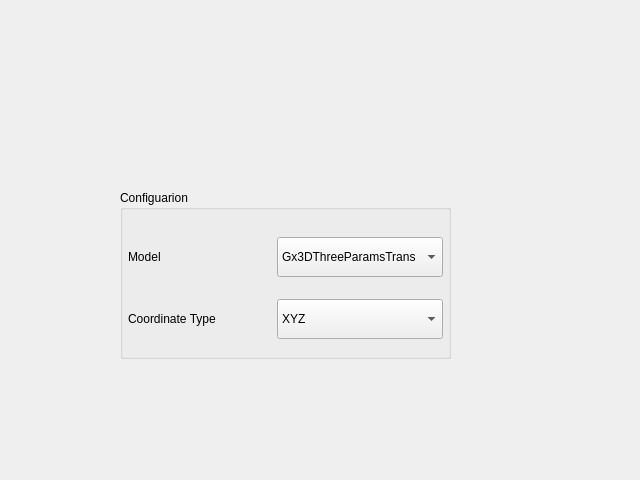
<?xml version="1.0" encoding="UTF-8"?>
<ui version="4.0">
 <class>ThreeParametersForm</class>
 <widget class="QWidget" name="ThreeParametersForm">
  <property name="geometry">
   <rect>
    <x>0</x>
    <y>0</y>
    <width>640</width>
    <height>480</height>
   </rect>
  </property>
  <property name="windowTitle">
   <string>Form</string>
  </property>
  <widget class="QGroupBox" name="groupBox_Congfiguation">
   <property name="geometry">
    <rect>
     <x>120</x>
     <y>190</y>
     <width>331</width>
     <height>169</height>
    </rect>
   </property>
   <property name="title">
    <string>Configuarion</string>
   </property>
   <layout class="QGridLayout" name="gridLayout_3" rowstretch="1,0">
    <property name="leftMargin">
     <number>5</number>
    </property>
    <property name="topMargin">
     <number>10</number>
    </property>
    <property name="rightMargin">
     <number>5</number>
    </property>
    <property name="bottomMargin">
     <number>0</number>
    </property>
    <property name="horizontalSpacing">
     <number>0</number>
    </property>
    <property name="verticalSpacing">
     <number>5</number>
    </property>
    <item row="0" column="0">
     <widget class="QLabel" name="label_12">
      <property name="sizePolicy">
       <sizepolicy hsizetype="Preferred" vsizetype="Preferred">
        <horstretch>0</horstretch>
        <verstretch>0</verstretch>
       </sizepolicy>
      </property>
      <property name="text">
       <string>Model</string>
      </property>
     </widget>
    </item>
    <item row="0" column="2">
     <widget class="QComboBox" name="comboBox_Model">
      <property name="sizePolicy">
       <sizepolicy hsizetype="Preferred" vsizetype="Fixed">
        <horstretch>0</horstretch>
        <verstretch>0</verstretch>
       </sizepolicy>
      </property>
      <property name="minimumSize">
       <size>
        <width>0</width>
        <height>25</height>
       </size>
      </property>
      <property name="maximumSize">
       <size>
        <width>16777215</width>
        <height>40</height>
       </size>
      </property>
      <item>
       <property name="text">
        <string>Gx3DThreeParamsTrans</string>
       </property>
      </item>
     </widget>
    </item>
    <item row="1" column="0" colspan="2">
     <widget class="QLabel" name="label_13">
      <property name="sizePolicy">
       <sizepolicy hsizetype="Preferred" vsizetype="Preferred">
        <horstretch>0</horstretch>
        <verstretch>0</verstretch>
       </sizepolicy>
      </property>
      <property name="text">
       <string>Coordinate Type</string>
      </property>
     </widget>
    </item>
    <item row="1" column="2">
     <widget class="QComboBox" name="comboBox_CoordType">
      <property name="sizePolicy">
       <sizepolicy hsizetype="Preferred" vsizetype="Fixed">
        <horstretch>0</horstretch>
        <verstretch>0</verstretch>
       </sizepolicy>
      </property>
      <property name="minimumSize">
       <size>
        <width>0</width>
        <height>25</height>
       </size>
      </property>
      <property name="maximumSize">
       <size>
        <width>16777215</width>
        <height>40</height>
       </size>
      </property>
      <item>
       <property name="text">
        <string>XYZ</string>
       </property>
      </item>
     </widget>
    </item>
   </layout>
  </widget>
 </widget>
 <resources/>
 <connections/>
</ui>
